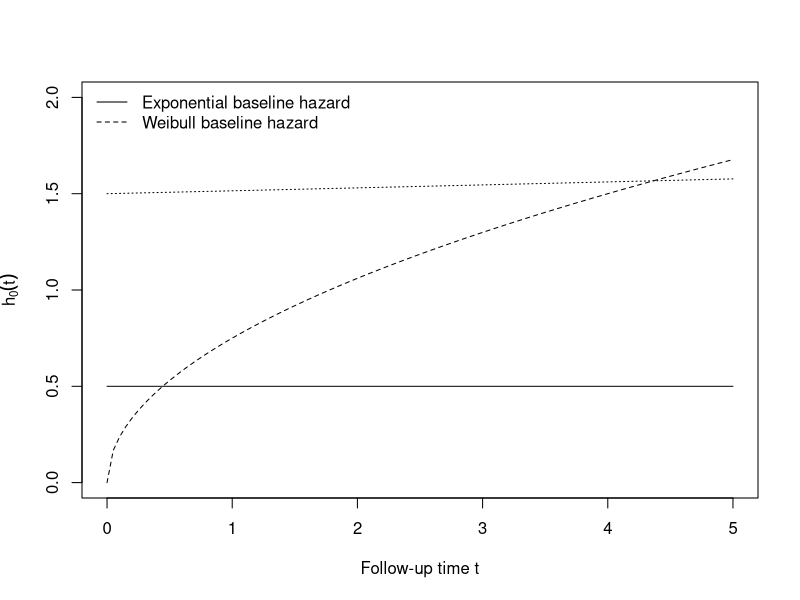
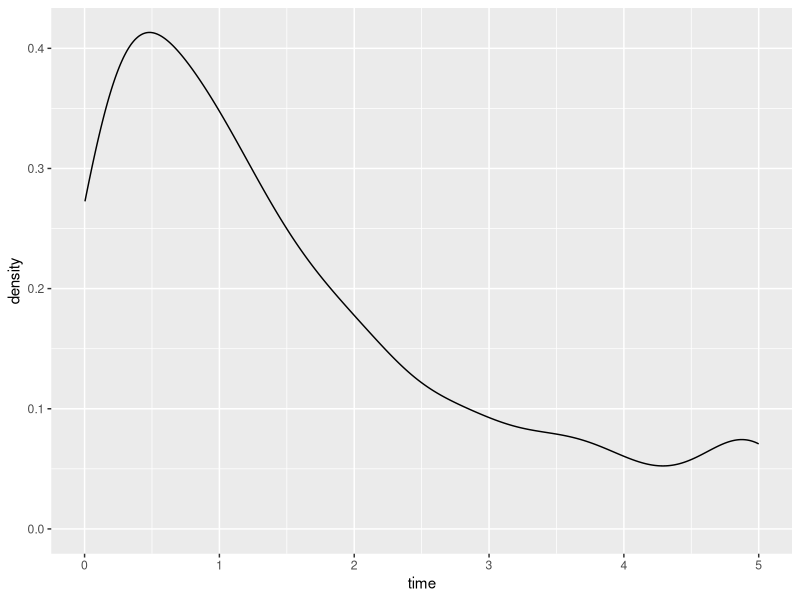
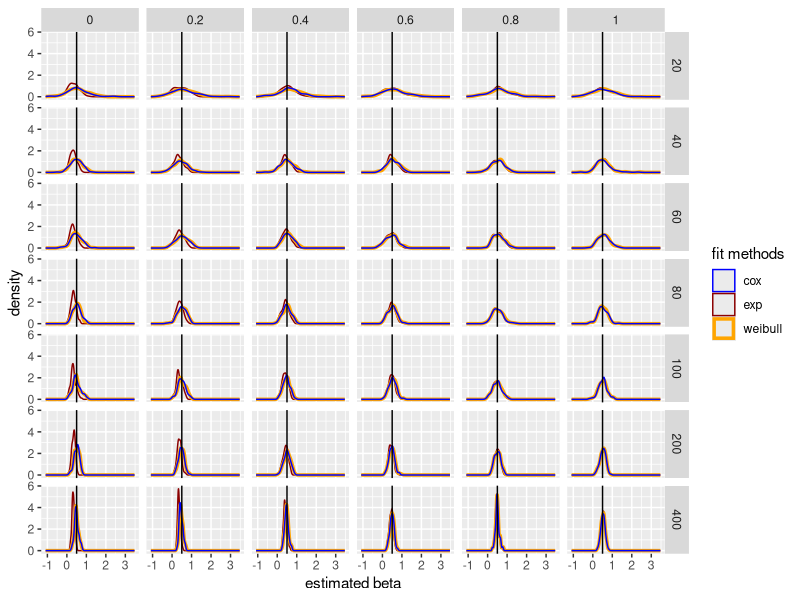
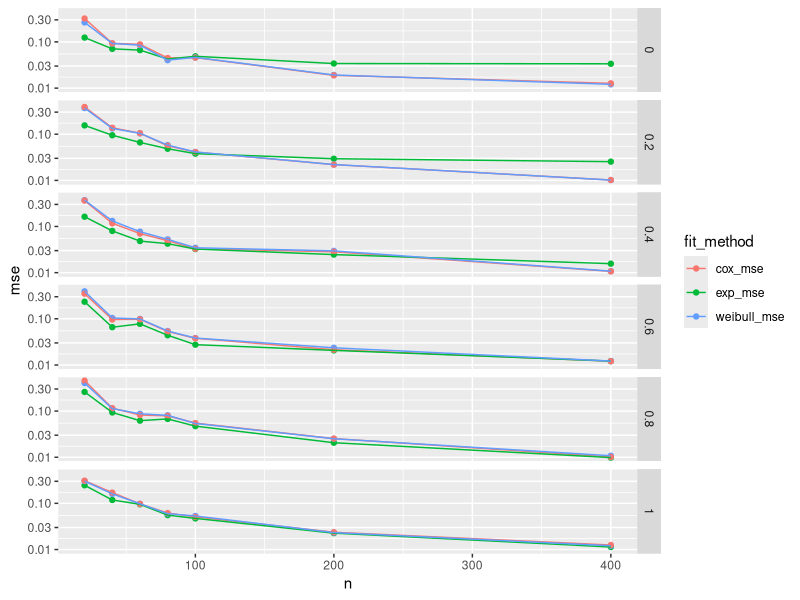
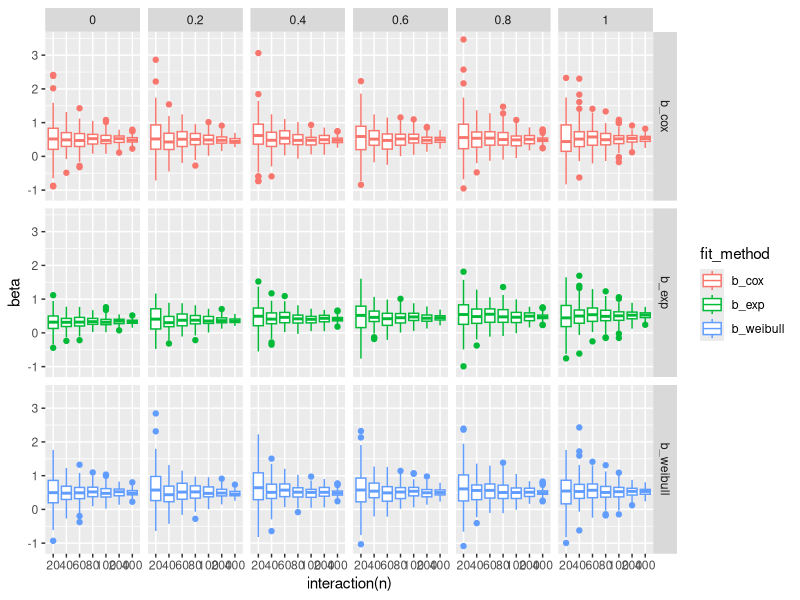

These figures' R source, in order:
## ---- chunk 1
library(tidyverse)
library(caret)
library(survival)
## ---- chunk 2
exp_haz <- function(t, lambda = 0.5) lambda * 1 * t^0
weibull_haz <- function(t, lambda = 0.5, gamma = 1.5) lambda * gamma * t^(gamma - 1)
gompertz_haz <- function(t, alpha = 0.01, lambda = 1.5) lambda * exp(alpha* t)
curve(exp_haz, from = 0, to = 5, lty = 1, ylim = c(0, 2), ylab = expression(h[0](t)), xlab = "Follow-up time t")
curve(weibull_haz, from = 0, to = 5, lty = 2, add = TRUE)
curve(gompertz_haz, from = 0, to = 5, lty = 3, add = TRUE )
legend(x = "topleft", lty = 1:2, legend = c("Exponential baseline hazard", "Weibull baseline hazard"), bty = "n")
## ---- chunk 3
cox = function(u, x, lambda, alpha, beta){
    time = (1/alpha) * log(1 - (alpha * log(u) / (lambda * exp(beta * x))))
  }
## ---- chunk 4
simdat = function(n, p, lambda = 0.5, gamma = 1.5, eff = list()) {
  # randomly assign group
  x1 = rbinom(n, 1, 0.5)
  
  u = runif(n)
  useExp = runif(n) < p 
  # generating mixed data
  t =  useExp * (-log(u) / (lambda * exp(eff$b1 * x1))) + (1 - useExp) * (-log(u) / (lambda * exp(eff$b1 * x1)))^(1 / gamma)
  
  # two features
  # x2 = rbinom(n, 1, 0.5)
  # t =  useExp * (-log(u) / (lambda * exp(eff$b1 * x1))) + (1 - useExp) * (-log(u) / (lambda * exp(eff$b2 * x2)))^(1 / gamma)
  
  t[t < 1/365] = 1/365
  t[t == 1 / 365] = t[t == 1 / 365] + rnorm(length(t[t == 1 / 365]), 0, 1e-4)
  t = abs(t)
  
  e = as.numeric(t < 5)
  t = pmin(t, 5)
  
  name = paste("n =", n, ", p =", p, ", eff =", eff[[1]])
  
  return(tibble(name = name, time = t, event = e, x1 = x1))
  # two features
  # return(tibble(name = name, time = t, event = e, x1 = x1, x2 = x2))
}
## ---- chunk 5
simdat2 = function(n, p, lambda = 0.5, gamma = 1.5, eff = list()) {
  # randomly assign group
  x1 = rbinom(n, 1, 0.5)
  
  u = runif(n)
  useExp = runif(n) < p 
  # generating mixed data
  t =  useExp * (-log(u) / (lambda * exp(eff$b1 * x1))) + (1 - useExp) * (1/alpha) * log(1-(alpha*log(u) / (lambda * exp(eff$b1 * x1))))
  
  # two features
  # x2 = rbinom(n, 1, 0.5)
  # t =  useExp * (-log(u) / (lambda * exp(eff$b1 * x1))) + (1 - useExp) * (-log(u) / (lambda * exp(eff$b2 * x2)))^(1 / gamma)
  
  t[t < 1/365] = 1/365
  t[t == 1 / 365] = t[t == 1 / 365] + rnorm(length(t[t == 1 / 365]), 0, 1e-4)
  t = abs(t)
  
  e = as.numeric(t < 5)
  t = pmin(t, 5)
  
  name = paste("n =", n, ", p =", p, ", eff =", eff[[1]])
  
  return(tibble(name = name, time = t, event = e, x1 = x1))
  # two features
  # return(tibble(name = name, time = t, event = e, x1 = x1, x2 = x2))
}
## ---- chunk 6
data = simdat(500, 1, eff = list(b1 = 0.5))

data %>% 
  ggplot() +
  geom_density(aes(x = time))
## ---- chunk 7
fit_exp = function(df) {
  fit.exponential = survreg(Surv(time, event) ~ x1, dist = "exponential", data = df)
  return(as.numeric(-fit.exponential$coefficients[-1]))
}

fit_weibull = function(df) {
  fit.weibull <- survreg(Surv(time, event) ~ x1, dist = "weibull", data = df)
  return(as.numeric(-fit.weibull$coefficients[-1] / fit.weibull$scale))
}

fit_cox = function(df) {
  fit.cox <- coxph(Surv(time, event) ~ x1, data = df)
  return(as.numeric(fit.cox$coefficients))
}
## ---- chunk 8
param_grid = expand.grid(p = seq(0, 1, by = 0.2), n = c(20, 40, 60, 80, 100, 200, 400), rep = 1:100)

sim_dat = param_grid %>% 
  mutate(
    data = map2(n, p, ~simdat(n = .x, p = .y, eff = list(b1 = 0.5)))
  ) %>% 
  mutate(
    b_exp = map_dbl(data, fit_exp),
    b_weibull = map_dbl(data, fit_weibull),
    b_cox = map_dbl(data, fit_cox)
  )

sim_dat %>% 
  ggplot() +
  geom_density(aes(x = b_exp, color = "darkred"), alpha = 0.6) +
  geom_density(aes(x = b_weibull, color = "orange" ), size = 1.2) +
  geom_density(aes(x = b_cox, color = "blue"), alpha = 0.3) +
  geom_vline(xintercept = 0.5) +
  facet_grid(n~p) +
  xlab("estimated beta") +
  scale_colour_manual(name = 'fit methods', 
        values =c('blue'='blue','darkred'='darkred', 'orange' = 'orange'), labels = c('cox','exp', 'weibull'))
## ---- chunk 9
bias = sim_dat %>% 
  select(-data, -rep) %>% 
  mutate(
    b_exp = abs(b_exp - 0.5), 
    b_weibull = abs(b_weibull - 0.5),
    b_cox = abs(b_cox - 0.5)
  )%>% 
  group_by(n, p) %>% 
  summarize(
    exp_bias = mean(b_exp),
    weibull_bias = mean(b_weibull),
    cox_bias = mean(b_cox)
  ) %>% 
  pivot_longer("exp_bias":"cox_bias", names_to = "fit_method", values_to = "bias") %>% 
  mutate(fit_method = as.factor(fit_method))

var = sim_dat %>% 
  select(-data, -rep) %>% 
  group_by(n, p) %>% 
  summarize(
    exp_bias = var(b_exp),
    weibull_bias = var(b_weibull),
    cox_bias = var(b_cox)
  ) %>% 
  pivot_longer("exp_bias":"cox_bias", names_to = "fit_method", values_to = "bias") %>% 
  mutate(fit_method = as.factor(fit_method))


mse = sim_dat %>% 
  select(-data, -rep) %>%
  mutate(
    b_exp = (b_exp - 0.5)^2,
    b_weibull = (b_weibull - 0.5)^2,
    b_cox = (b_cox - 0.5)^2
  ) %>% 
  group_by(n, p) %>% 
  summarize(
    exp_mse = mean(b_exp),
    weibull_mse = mean(b_weibull),
    cox_mse = mean(b_cox)
  ) %>% 
  pivot_longer("exp_mse":"cox_mse", names_to = "fit_method", values_to = "mse") %>% 
  mutate(fit_method = as.factor(fit_method)) 
  
  
ggplot(mse, aes(x = n, y = mse, color = fit_method)) +
  geom_point() +
  geom_line() +
  scale_y_log10() +
  facet_grid("p")
## ---- chunk 10
sim_dat %>% 
  select(-data, -rep) %>% 
  pivot_longer("b_exp":"b_cox", names_to = "fit_method", values_to = "beta") %>% 
  ggplot(aes(x = interaction(n), y = beta, color = fit_method)) +
  geom_boxplot() +
  facet_grid(fit_method~ p)
